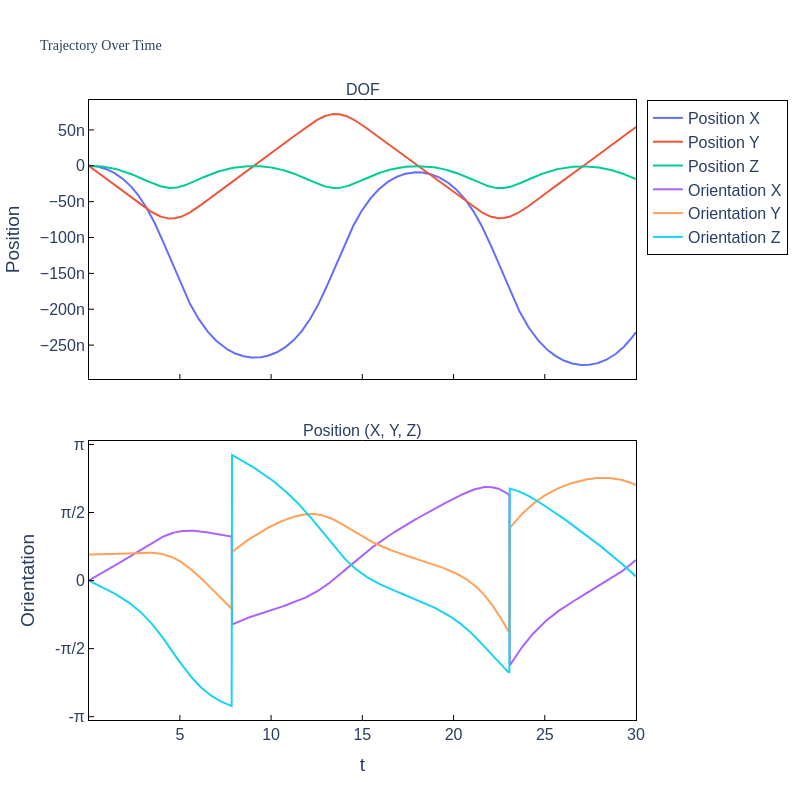

The notebook cell this image was saved under:
### Markdown cell above
### Figure setup

### Code cell
# Time vector
t = jnp.linspace(dt, final_time, n_steps)  # starts at dt since rollout output is post-step

# Create a subplot figure with 3 rows and 1 column
fig = make_subplots(
    rows=2, cols=1,
    subplot_titles=("DOF", "Position (X, Y, Z)", "Orientation (X, Y, Z)"),
    shared_xaxes=True,  # Share the x-axis for all plots (time)
    vertical_spacing=0.1  # Adjust vertical spacing (reduce clutter)
)

# Plot position components (X, Y, Z) in the second subplot
fig.add_trace(go.Scatter(x=t, y=positions[:, 0], mode='lines', name='Position X'), row=1, col=1)
fig.add_trace(go.Scatter(x=t, y=positions[:, 1], mode='lines', name='Position Y'), row=1, col=1)
fig.add_trace(go.Scatter(x=t, y=positions[:, 2], mode='lines', name='Position Z'), row=1, col=1)

# Plot orientation components (X, Y, Z) in the third subplot
fig.add_trace(go.Scatter(x=t, y=orientations[:, 0], mode='lines', name='Orientation X'), row=2, col=1)
fig.add_trace(go.Scatter(x=t, y=orientations[:, 1], mode='lines', name='Orientation Y'), row=2, col=1)
fig.add_trace(go.Scatter(x=t, y=orientations[:, 2], mode='lines', name='Orientation Z'), row=2, col=1)

# Update layout for titles and labels
axis_style = dict(
    showline=True, linewidth=1, linecolor="black", mirror=True,
    showgrid=False, zeroline=False,
    ticks="inside", tickwidth=1, tickcolor="black",
)

fig.update_layout(
    title=dict(text="Trajectory Over Time", font=dict(family="serif", size=14)),
    plot_bgcolor="white",
    paper_bgcolor="white",
    font=dict(family="Arial", size=16),
    height=800, width=800,
    legend=dict(bordercolor="black", borderwidth=1, bgcolor="white"),
    # Hide x tick labels on top subplot, show only on bottom
    xaxis=dict(**axis_style, showticklabels=False),
    xaxis2=dict(**axis_style, title="t"),
    # Position: free y axis
    yaxis=dict(**axis_style, title="Position"),
    # Orientation: angle ticks
    yaxis2=dict(
        **axis_style,
        title="Orientation",
        tickvals=[-jnp.pi, -jnp.pi/2, 0, jnp.pi/2, jnp.pi],
        ticktext=["-π", "-π/2", "0", "π/2", "π"],
    ),
)

### Figure 1 — Plotly figure (JSON) as saved in the notebook; plotly's stock layout.template omitted (floating-point values rounded to 4 significant figures; data arrays with more than 128 entries replaced by an {"elided": "..."} marker saying what was removed)
{"data": [{"mode": "lines", "name": "Position X", "type": "scatter", "x": {"elided": "1500 float values"}, "xaxis": "x", "y": {"elided": "1500 float values"}, "yaxis": "y"}, {"mode": "lines", "name": "Position Y", "type": "scatter", "x": {"elided": "1500 float values"}, "xaxis": "x", "y": {"elided": "1500 float values"}, "yaxis": "y"}, {"mode": "lines", "name": "Position Z", "type": "scatter", "x": {"elided": "1500 float values"}, "xaxis": "x", "y": {"elided": "1500 float values"}, "yaxis": "y"}, {"mode": "lines", "name": "Orientation X", "type": "scatter", "x": {"elided": "1500 float values"}, "xaxis": "x2", "y": {"elided": "1500 float values"}, "yaxis": "y2"}, {"mode": "lines", "name": "Orientation Y", "type": "scatter", "x": {"elided": "1500 float values"}, "xaxis": "x2", "y": {"elided": "1500 float values"}, "yaxis": "y2"}, {"mode": "lines", "name": "Orientation Z", "type": "scatter", "x": {"elided": "1500 float values"}, "xaxis": "x2", "y": {"elided": "1500 float values"}, "yaxis": "y2"}], "layout": {"annotations": [{"font": {"size": 16}, "showarrow": false, "text": "DOF", "x": 0.5, "xanchor": "center", "xref": "paper", "y": 1, "yanchor": "bottom", "yref": "paper"}, {"font": {"size": 16}, "showarrow": false, "text": "Position (X, Y, Z)", "x": 0.5, "xanchor": "center", "xref": "paper", "y": 0.45, "yanchor": "bottom", "yref": "paper"}], "font": {"family": "Arial", "size": 16}, "height": 800, "legend": {"bgcolor": "white", "bordercolor": "black", "borderwidth": 1}, "paper_bgcolor": "white", "plot_bgcolor": "white", "title": {"font": {"family": "serif", "size": 14}, "text": "Trajectory Over Time"}, "width": 800, "xaxis": {"anchor": "y", "domain": [0, 1], "linecolor": "black", "linewidth": 1, "matches": "x2", "mirror": true, "showgrid": false, "showline": true, "showticklabels": false, "tickcolor": "black", "ticks": "inside", "tickwidth": 1, "zeroline": false}, "xaxis2": {"anchor": "y2", "domain": [0, 1], "linecolor": "black", "linewidth": 1, "mirror": true, "showgrid": false, "showline": true, "tickcolor": "black", "ticks": "inside", "tickwidth": 1, "title": {"text": "t"}, "zeroline": false}, "yaxis": {"anchor": "x", "domain": [0.55, 1], "linecolor": "black", "linewidth": 1, "mirror": true, "showgrid": false, "showline": true, "tickcolor": "black", "ticks": "inside", "tickwidth": 1, "title": {"text": "Position"}, "zeroline": false}, "yaxis2": {"anchor": "x2", "domain": [0, 0.45], "linecolor": "black", "linewidth": 1, "mirror": true, "showgrid": false, "showline": true, "tickcolor": "black", "ticks": "inside", "ticktext": ["-π", "-π/2", "0", "π/2", "π"], "tickvals": [-3.142, -1.571, 0, 1.571, 3.142], "tickwidth": 1, "title": {"text": "Orientation"}, "zeroline": false}}}
